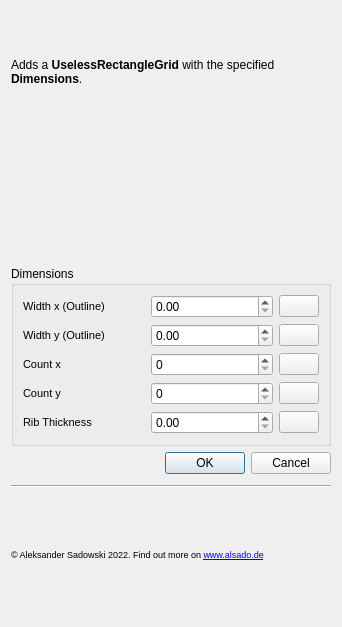
<?xml version="1.0" encoding="UTF-8"?>
<ui version="4.0">
 <class>Form</class>
 <widget class="QWidget" name="Form">
  <property name="geometry">
   <rect>
    <x>0</x>
    <y>0</y>
    <width>342</width>
    <height>627</height>
   </rect>
  </property>
  <property name="sizePolicy">
   <sizepolicy hsizetype="Fixed" vsizetype="Fixed">
    <horstretch>0</horstretch>
    <verstretch>0</verstretch>
   </sizepolicy>
  </property>
  <property name="windowTitle">
   <string>Form</string>
  </property>
  <layout class="QVBoxLayout" name="verticalLayout">
   <item>
    <widget class="QLabel" name="label_9">
     <property name="font">
      <font>
       <pointsize>9</pointsize>
      </font>
     </property>
     <property name="text">
      <string>&lt;html&gt;&lt;head/&gt;&lt;body&gt;&lt;p&gt;Adds a &lt;span style=&quot; font-weight:600;&quot;&gt;UselessRectangleGrid&lt;/span&gt; with the specified &lt;span style=&quot; font-weight:600;&quot;&gt;Dimensions&lt;/span&gt;.&lt;/p&gt;&lt;/body&gt;&lt;/html&gt;</string>
     </property>
     <property name="wordWrap">
      <bool>true</bool>
     </property>
    </widget>
   </item>
   <item>
    <widget class="QLabel" name="label">
     <property name="maximumSize">
      <size>
       <width>320</width>
       <height>240</height>
      </size>
     </property>
     <property name="text">
      <string/>
     </property>
     <property name="pixmap">
      <pixmap>placeholder-info.png</pixmap>
     </property>
     <property name="scaledContents">
      <bool>true</bool>
     </property>
     <property name="alignment">
      <set>Qt::AlignCenter</set>
     </property>
    </widget>
   </item>
   <item>
    <widget class="QGroupBox" name="groupBox_2">
     <property name="title">
      <string>Dimensions</string>
     </property>
     <layout class="QVBoxLayout" name="verticalLayout_3">
      <item>
       <layout class="QHBoxLayout" name="horizontalLayout_2" stretch="5,5,0">
        <item>
         <widget class="QLabel" name="label_4">
          <property name="font">
           <font>
            <pointsize>8</pointsize>
           </font>
          </property>
          <property name="text">
           <string>Width x (Outline)</string>
          </property>
         </widget>
        </item>
        <item>
         <widget class="QDoubleSpinBox" name="width_x_outline_spinbox"/>
        </item>
        <item>
         <widget class="QPushButton" name="width_x_outline_help_button">
          <property name="text">
           <string/>
          </property>
          <property name="icon">
           <iconset>
            <normaloff>help.png</normaloff>help.png</iconset>
          </property>
          <property name="iconSize">
           <size>
            <width>20</width>
            <height>20</height>
           </size>
          </property>
          <property name="autoDefault">
           <bool>false</bool>
          </property>
          <property name="flat">
           <bool>false</bool>
          </property>
         </widget>
        </item>
       </layout>
      </item>
      <item>
       <layout class="QHBoxLayout" name="horizontalLayout_3" stretch="1,1,0">
        <item>
         <widget class="QLabel" name="label_7">
          <property name="font">
           <font>
            <pointsize>8</pointsize>
           </font>
          </property>
          <property name="text">
           <string>Width y (Outline)</string>
          </property>
         </widget>
        </item>
        <item>
         <widget class="QDoubleSpinBox" name="width_y_outline_spinbox"/>
        </item>
        <item>
         <widget class="QPushButton" name="width_y_outline_help_button">
          <property name="text">
           <string/>
          </property>
          <property name="icon">
           <iconset>
            <normaloff>help.png</normaloff>help.png</iconset>
          </property>
          <property name="iconSize">
           <size>
            <width>20</width>
            <height>20</height>
           </size>
          </property>
          <property name="flat">
           <bool>false</bool>
          </property>
         </widget>
        </item>
       </layout>
      </item>
      <item>
       <layout class="QHBoxLayout" name="horizontalLayout_6" stretch="1,1,0">
        <item>
         <widget class="QLabel" name="label_8">
          <property name="font">
           <font>
            <pointsize>8</pointsize>
           </font>
          </property>
          <property name="text">
           <string>Count x</string>
          </property>
         </widget>
        </item>
        <item>
         <widget class="QSpinBox" name="count_x_spinbox"/>
        </item>
        <item>
         <widget class="QPushButton" name="count_x_help_button">
          <property name="text">
           <string/>
          </property>
          <property name="icon">
           <iconset>
            <normaloff>help.png</normaloff>help.png</iconset>
          </property>
          <property name="iconSize">
           <size>
            <width>20</width>
            <height>20</height>
           </size>
          </property>
          <property name="flat">
           <bool>false</bool>
          </property>
         </widget>
        </item>
       </layout>
      </item>
      <item>
       <layout class="QHBoxLayout" name="horizontalLayout_7" stretch="1,1,0">
        <item>
         <widget class="QLabel" name="label_10">
          <property name="font">
           <font>
            <pointsize>8</pointsize>
           </font>
          </property>
          <property name="text">
           <string>Count y</string>
          </property>
         </widget>
        </item>
        <item>
         <widget class="QSpinBox" name="count_y_spinbox"/>
        </item>
        <item>
         <widget class="QPushButton" name="count_y_help_button">
          <property name="text">
           <string/>
          </property>
          <property name="icon">
           <iconset>
            <normaloff>help.png</normaloff>help.png</iconset>
          </property>
          <property name="iconSize">
           <size>
            <width>20</width>
            <height>20</height>
           </size>
          </property>
          <property name="flat">
           <bool>false</bool>
          </property>
         </widget>
        </item>
       </layout>
      </item>
      <item>
       <layout class="QHBoxLayout" name="horizontalLayout_4" stretch="1,1,0">
        <item>
         <widget class="QLabel" name="label_2">
          <property name="font">
           <font>
            <pointsize>8</pointsize>
           </font>
          </property>
          <property name="text">
           <string>Rib Thickness</string>
          </property>
         </widget>
        </item>
        <item>
         <widget class="QDoubleSpinBox" name="rib_thickness_spinbox"/>
        </item>
        <item>
         <widget class="QPushButton" name="rib_thickness_help_button">
          <property name="text">
           <string/>
          </property>
          <property name="icon">
           <iconset>
            <normaloff>help.png</normaloff>help.png</iconset>
          </property>
          <property name="iconSize">
           <size>
            <width>20</width>
            <height>20</height>
           </size>
          </property>
          <property name="flat">
           <bool>false</bool>
          </property>
         </widget>
        </item>
       </layout>
      </item>
     </layout>
    </widget>
   </item>
   <item>
    <widget class="QDialogButtonBox" name="buttonBox">
     <property name="standardButtons">
      <set>QDialogButtonBox::Cancel|QDialogButtonBox::Ok</set>
     </property>
    </widget>
   </item>
   <item>
    <spacer name="verticalSpacer">
     <property name="orientation">
      <enum>Qt::Vertical</enum>
     </property>
     <property name="sizeType">
      <enum>QSizePolicy::Fixed</enum>
     </property>
     <property name="sizeHint" stdset="0">
      <size>
       <width>20</width>
       <height>5</height>
      </size>
     </property>
    </spacer>
   </item>
   <item>
    <widget class="Line" name="line">
     <property name="orientation">
      <enum>Qt::Horizontal</enum>
     </property>
    </widget>
   </item>
   <item>
    <widget class="QLabel" name="label_6">
     <property name="font">
      <font>
       <pointsize>7</pointsize>
      </font>
     </property>
     <property name="text">
      <string>&lt;html&gt;&lt;head/&gt;&lt;body&gt;&lt;p&gt;© Aleksander Sadowski 2022.                         Find out more on &lt;a href=&quot;https://www.alsado.de&quot;&gt;&lt;span style=&quot; text-decoration: underline; color:#0000ff;&quot;&gt;www.alsado.de&lt;/span&gt;&lt;/a&gt;&lt;/p&gt;&lt;/body&gt;&lt;/html&gt;</string>
     </property>
     <property name="wordWrap">
      <bool>true</bool>
     </property>
     <property name="openExternalLinks">
      <bool>true</bool>
     </property>
    </widget>
   </item>
  </layout>
 </widget>
 <resources/>
 <connections/>
</ui>
